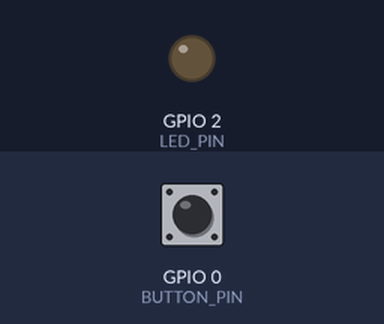
Bench run of a sketch on a simulated ESP8266 (Wemos D1 mini). On the bench: output pins drawn as LEDs (lit = HIGH). Dashed ring = blinking. Inputs (shaded band) come from the test bench; at power-on: GPIO 0 (BUTTON_PIN) HIGH. WiFi joins after 1.5 s; servers stay silent unless stated; uploads are accepted with an empty reply; what the sketch prints to the serial monitor is not drawn.

Above: at 0.0 s.
At 3.3 s:
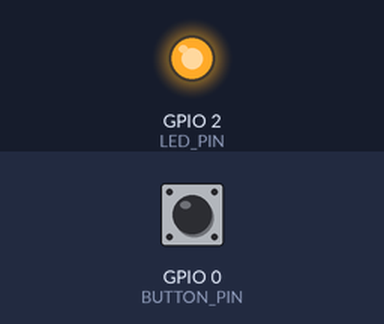
3.4 s: GPIO 0 (BUTTON_PIN) pulled LOW for 0.15 s
At 3.66 s:
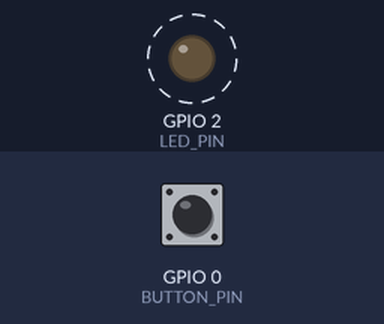
Timing chart, 0 to 6.4 s (numbered marks = the images above; inputs shaded):
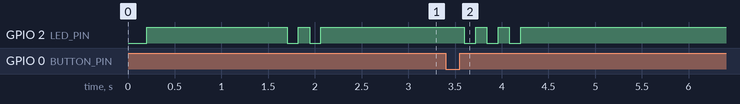

Measured:
- after the input at 3.4 s, GPIO 2 (LED_PIN): alternates HIGH for 0.12 s and LOW for 0.12 s, 6 changes in all, then stays HIGH, starting after 0.20 s

The sketch:

esp8266_trigger.ino
```cpp
/*
 * ESP8266 Hardware Mining Trigger
 * ---------------------------------
 * Menghubungkan ESP8266 (NodeMCU) ke WiFi, lalu mengirim POST /trigger ke
 * server blockchain lokal. Setiap trigger menambang 1 blok dan memberi reward
 * coin ke alamat device ini.
 *
 * Tanpa komponen tambahan:
 *  - Tombol = tombol FLASH onboard (GPIO0 = D3, sudah pull-up di board).
 *  - LED    = LED onboard (GPIO2 = D4, aktif LOW).
 *
 * Cara pakai: lihat README.md di folder ini.
 * GANTI: alamat IP PC di jaringan WiFi yang sama.
 *
 * CATATAN: jangan menekan tombol FLASH saat board baru menyala / RST — GPIO0
 * LOW saat boot membuat ESP masuk mode flash, bukan menjalankan sketch.
 */

#include <ESP8266WiFi.h>
#include <ESP8266HTTPClient.h>
#include <WiFiClient.h>

// ================== KONFIGURASI (GANTI SESUAI JARINGAN) ==================
const char *WIFI_SSID = "UNAND5G";
const char *WIFI_PASS = "HardiknasDiAndalas";

// IP PC yang menjalankan server (hasil `ipconfig`). Jangan localhost!
const char *SERVER_URL = "http://10.44.52.168:5000/trigger";
const char *API_KEY = "dev-secret";
const char *DEVICE_ID = "esp01";
// =========================================================================

// Pakai nomor GPIO, bukan alias D3/D4: alias itu hanya ada bila board yang
// dipilih di Arduino IDE varian NodeMCU/Wemos. GPIO0/GPIO2 valid di semua varian.
const int BUTTON_PIN = 0; // tombol FLASH onboard (GPIO0 = D3)
const int LED_PIN = 2;    // LED onboard NodeMCU (GPIO2 = D4, aktif LOW)

void blink(int times)
{
  for (int i = 0; i < times; i++)
  {
    digitalWrite(LED_PIN, LOW);
    delay(120);
    digitalWrite(LED_PIN, HIGH);
    delay(120);
  }
}

bool sendTrigger()
{
  if (WiFi.status() != WL_CONNECTED)
  {
    Serial.println("[!] WiFi terputus, mencoba konek ulang...");
    WiFi.reconnect();
    return false;
  }

  WiFiClient client;
  HTTPClient http;
  http.begin(client, SERVER_URL);
  http.addHeader("Content-Type", "application/json");
  http.addHeader("X-API-Key", API_KEY);

  String body = String("{\"device\":\"") + DEVICE_ID +
                "\",\"miner\":\"esp8266-" + DEVICE_ID + "\"}";

  int code = http.POST(body);
  Serial.print("[trigger] HTTP ");
  Serial.println(code);
  if (code > 0)
  {
    Serial.println(http.getString());
  }
  http.end();

  if (code == 200)
  {
    blink(3);
    return true;
  }
  return false;
}

void setup()
{
  Serial.begin(115200);
  delay(200);
  pinMode(BUTTON_PIN, INPUT_PULLUP);
  pinMode(LED_PIN, OUTPUT);
  digitalWrite(LED_PIN, HIGH); // LED mati

  Serial.println();
  Serial.print("Menghubungkan ke WiFi: ");
  Serial.println(WIFI_SSID);
  WiFi.begin(WIFI_SSID, WIFI_PASS);
  while (WiFi.status() != WL_CONNECTED)
  {
    delay(500);
    Serial.print(".");
  }
  Serial.println();
  Serial.print("Terhubung. IP device: ");
  Serial.println(WiFi.localIP());
  Serial.print("Target server: ");
  Serial.println(SERVER_URL);
  blink(2);
}

void loop()
{
  // Trigger hanya pada TEPI tekan (LOW -> baru), jadi satu klik = satu blok.
  bool pressed = (digitalRead(BUTTON_PIN) == LOW);
  static bool wasPressed = false;

  if (pressed && !wasPressed)
  {
    Serial.println("[tombol] memicu mining...");
    sendTrigger();
    delay(50); // debounce kontak
  }
  wasPressed = pressed;
}
```
